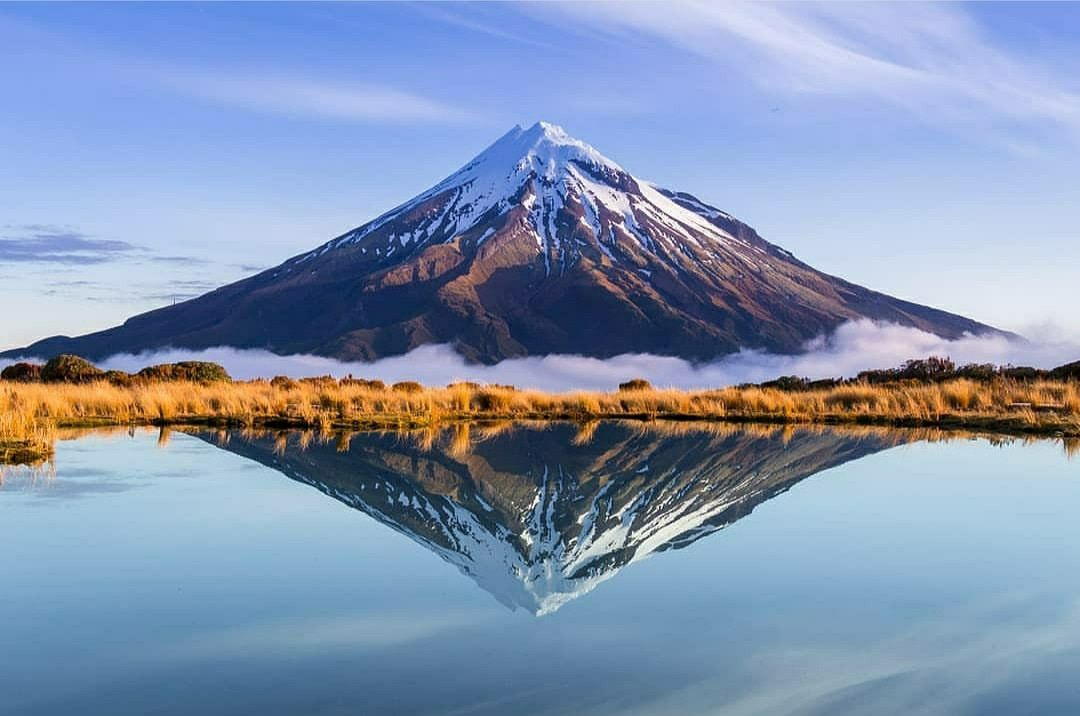
#> input picture 1/1.16-1.30/histograms/snow_mountain.jpg, 1080 x 716 px
$ python equalize.py --image snow_mountain.jpg
#> lines starting #> are read from the running program, lines starting #| are printed output that depends on the picture
import argparse
import cv2
import matplotlib.pyplot as plt
import numpy as np

ap = argparse.ArgumentParser()
ap.add_argument("-i", "--image", required=True, help="Path to the image")
args = vars(ap.parse_args())

# 加载图像，转化为灰度
image = cv2.imread(args["image"])
#> image is the input picture: shape (716, 1080, 3); mean B, G, R 177.1, 148.5, 130.8
image = cv2.cvtColor(image, cv2.COLOR_BGR2GRAY)
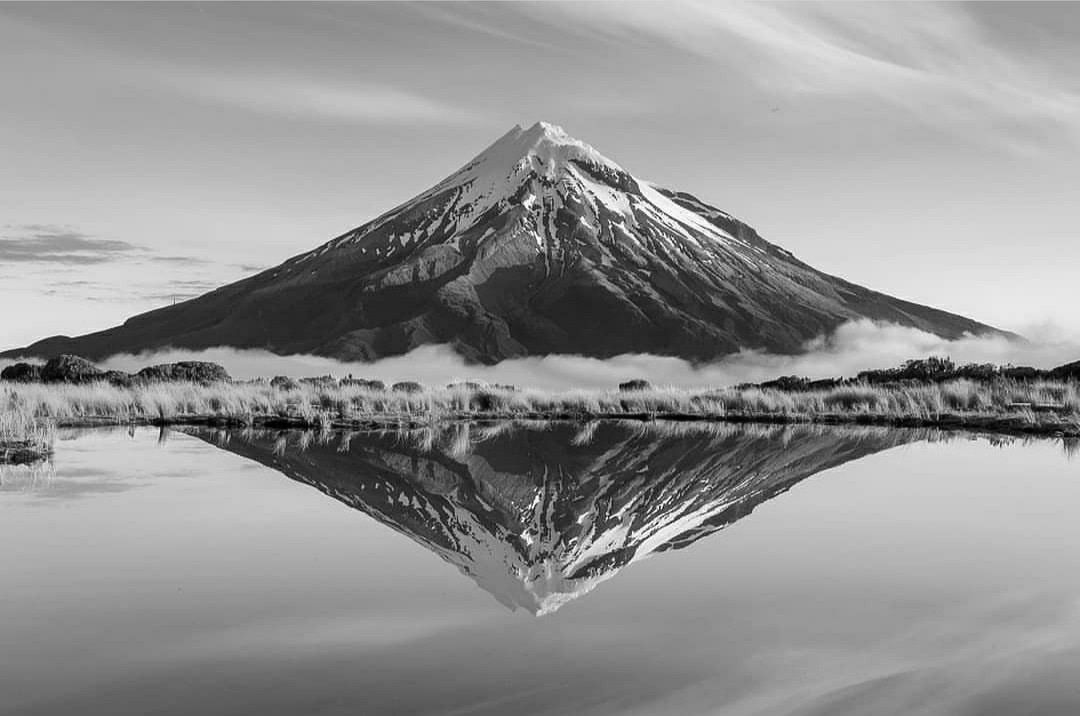
#> image: shape (716, 1080); min 0, max 255, mean 146.5

# 应用直方图均衡化，拉伸我们的直方图
eq = cv2.equalizeHist(image)
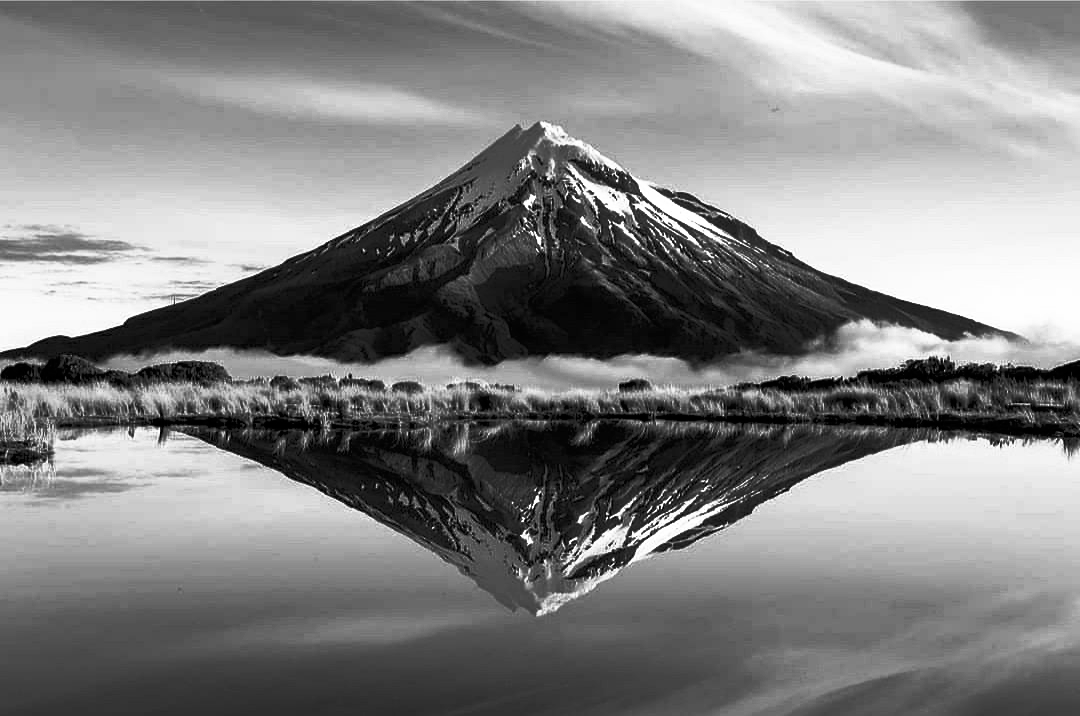
#> eq: shape (716, 1080); min 0, max 255, mean 128.3

# s对比直方图均衡化前后的差异
cv2.imshow("Original", image)
cv2.imshow("Histogram Equalization", eq)
cv2.waitKey(0)
hist2 = cv2.calcHist([image], [0], None, [256], [0, 256])
#> hist2 = 256 values, max 9865 at index 168, min 9 at index 255, mean 3020.6

hist = cv2.calcHist([eq], [0], None, [256], [0, 256])
#> hist = 256 values, max 9865 at index 144, min 0 at index 6, mean 3020.6
a = eq[272, 146]
#> a = 242
print(a)
#| 242
acc = np.add.accumulate(hist)
#> acc = 256 values from 1512 to 773280
# matplotlib 显示灰度图像的两种方法
plt.figure()
plt.axis("off")
# plt.imshow(cv2.cvtColor(image, cv2.COLOR_GRAY2RGB))
plt.imshow(eq, cmap='gray')
# 绘制histogram
plt.figure()
plt.title("Equalized Histogram")
plt.xlabel("Bins")
plt.ylabel("# of Pixels")
plt.plot(hist)
plt.xlim([0, 256])

plt.figure()
plt.title(" Histogram")
plt.xlabel("Bins")
plt.ylabel("# of Pixels")
plt.plot(hist2)
plt.xlim([0, 256])

plt.figure()
plt.title("Acc Histogram")
plt.xlabel("Bins")
plt.ylabel("# of Pixels")
plt.plot(acc)
plt.xlim([0, 256])
plt.show()
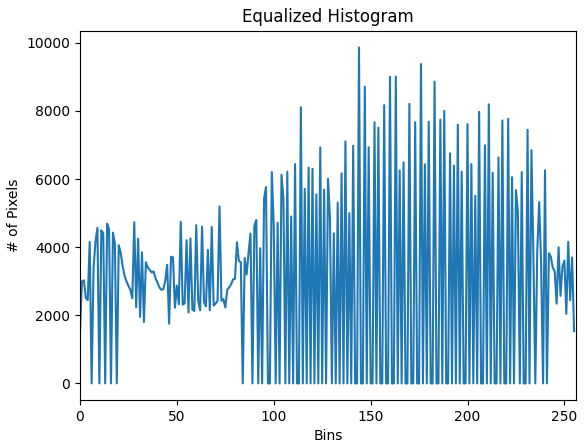
#> figure drawn by matplotlib, 1 panel; curve peaks at x = 144, y = 9865
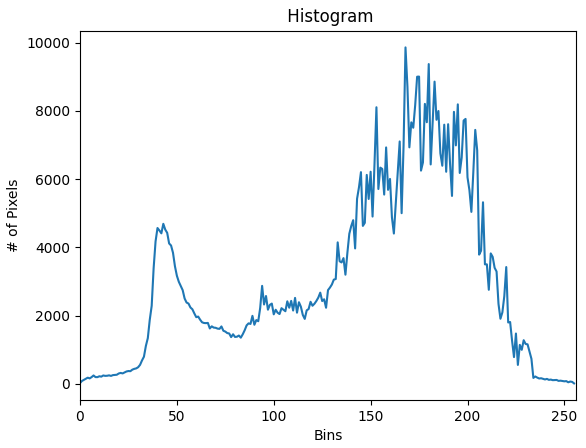
#> figure drawn by matplotlib, 1 panel; curve peaks at x = 168, y = 9865
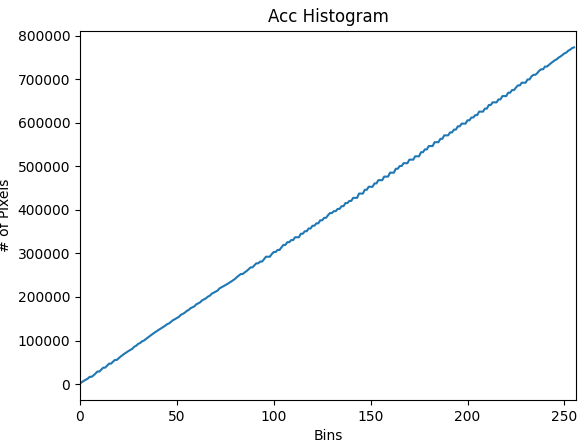
#> figure drawn by matplotlib, 1 panel; curve peaks at x = 255, y = 773280

$ run again, on 1/1.16-1.30/histograms/beach.png
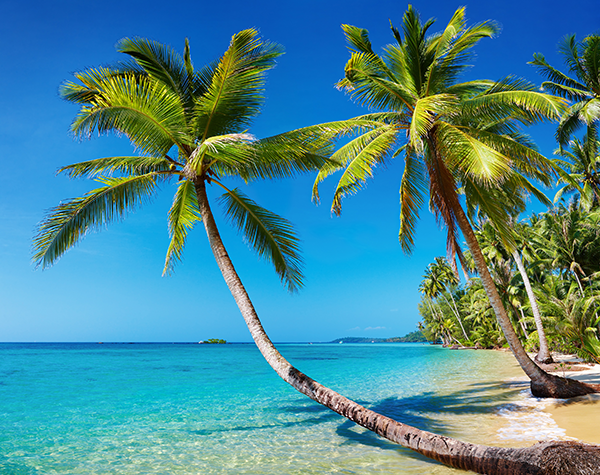
#> input picture 1/1.16-1.30/histograms/beach.png, 600 x 475 px
#> image is the input picture: shape (475, 600, 3); mean B, G, R 148.4, 136.5, 73.3
#> image: shape (475, 600)
#> `eq = cv2.equalizeHist(image)`:
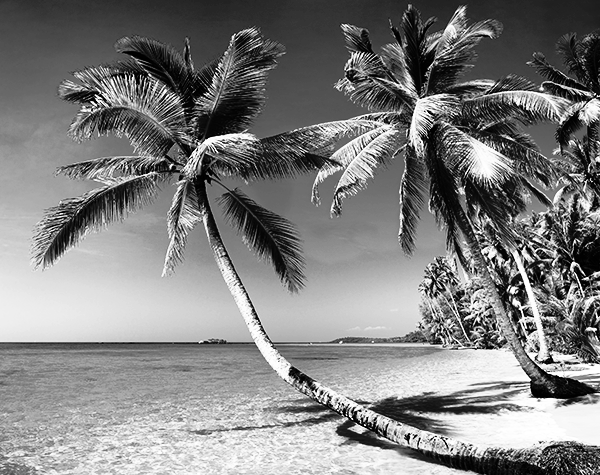
#> eq: shape (475, 600); min 0, max 255, mean 128.2
#> hist2 = 256 values, max 3566 at index 130, min 28 at index 253, mean 1113.3
#> hist = 256 values, max 3566 at index 149, min 0 at index 33, mean 1113.3
#> a = 188
#| 188
#> acc = 256 values from 720 to 285000
#> `plt.show()`:
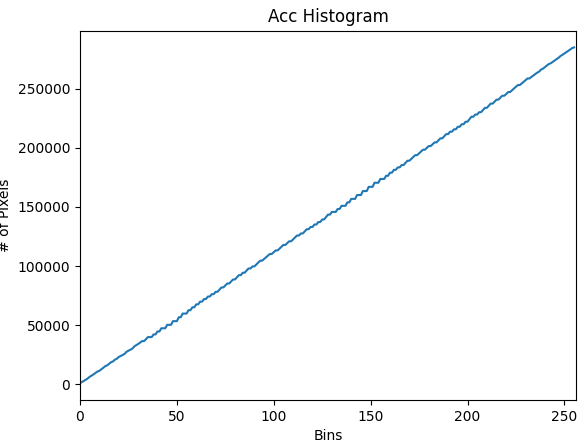
#> figure drawn by matplotlib, 1 panel; curve peaks at x = 255, y = 285000

$ run again, on 1/1.16-1.30/histograms/horseshoe_bend.png
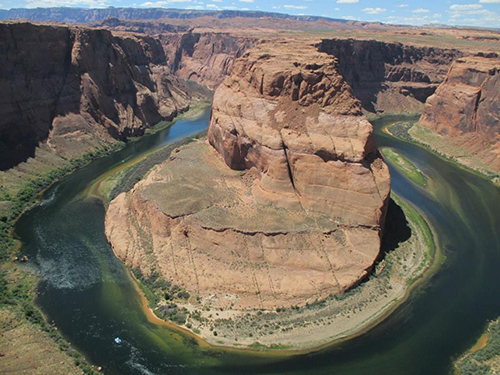
#> input picture 1/1.16-1.30/histograms/horseshoe_bend.png, 500 x 375 px
#> image is the input picture: shape (375, 500, 3); mean B, G, R 94.8, 106.7, 114
#> image: shape (375, 500)
#> `eq = cv2.equalizeHist(image)`:
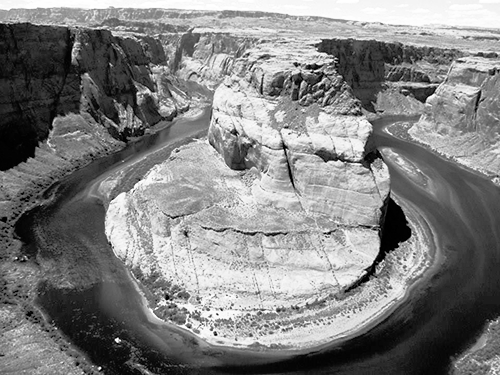
#> eq: shape (375, 500); min 0, max 255, mean 128.4
#> hist2 = 256 values, max 2725 at index 47, min 0 at index 0, mean 732.4
#> hist = 256 values, max 2725 at index 41, min 0 at index 7, mean 732.4
#> a = 210
#| 210
#> acc = 256 values from 322 to 187500
#> `plt.show()`:
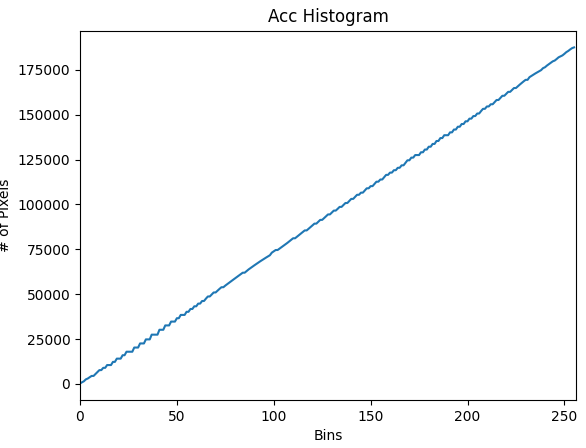
#> figure drawn by matplotlib, 1 panel; curve peaks at x = 255, y = 187500
